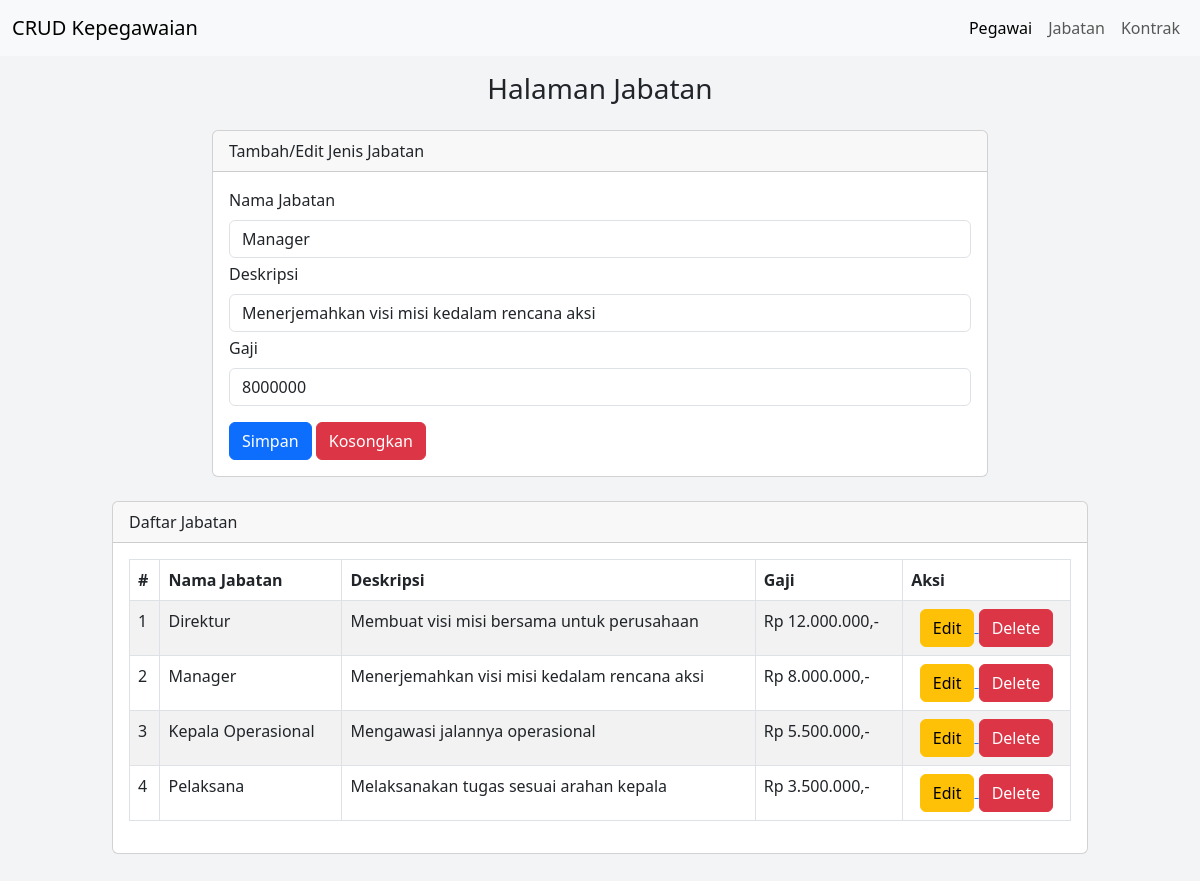
Screenshot of /jabatan.php?hal=edit&id=2 with the database file from the repository.
### tables this page shows
CREATE TABLE `jabatan` (
  `id_jabatan` int(11) NOT NULL,
  `nama_jabatan` varchar(50) NOT NULL,
  `deskripsi` varchar(100) NOT NULL,
  `gaji` bigint(8) NOT NULL
);

### jabatan.php (the view, shortened to what this page needs)
<?php
    include "inc/koneksi.php";
    if(isset($_GET['hal'])){
        if($_GET['hal'] == "edit"){
            $viewdata = mysqli_query($conn, "SELECT * FROM jabatan WHERE id_jabatan = '$_GET[id]' ");
            $data = mysqli_fetch_array($viewdata);
            if($data){
                $var_namajabatan = $data['nama_jabatan'];
                $var_deskripsi = $data['deskripsi'];
                $var_gaji = $data['gaji'];
            }
        }else if($_GET['hal'] == "delete"){
            $delete = mysqli_query($conn, "DELETE FROM jabatan WHERE id_jabatan = '$_GET[id]' ");
            if($delete){
                echo "<script>
                    alert('Hapus data Sukses!');
                    document.location='jabatan.php';
                </script>";
            }
        }
    }
?>
<!DOCTYPE html>
<html lang="en">
<head>
    <link href="https://cdn.jsdelivr.net/npm/bootstrap@5.3.0/dist/css/bootstrap.min.css" rel="stylesheet">
</head>
<body class="overflow-x-hidden">
    <section class="min-vh-100" style="background-color: #f3f4f5;">
        <?php include "inc/navbar.php";?>
        <div class="mt-3">
            <h3 class="row justify-content-center">Halaman Jabatan</h3>
        </div>
        <div class="mx-auto row justify-content-center">
        <div class="col-md-8">
            <div class="card mt-3 mb-2">
                <div class="card-header">
                    Tambah/Edit Jenis Jabatan
                </div>
                <div class="card-body">
                    <form action="" method="post">
                        <div class="mb-1">
                            <label for="tb_namajabatan" class="form-label">Nama Jabatan</label>
                            <input type="text" name="tb_namajabatan" value="<?=@$var_namajabatan?>" class="form-control">
                        </div>
                        <div class="mb-1">
                            <label for="tb_deskripsi" class="form-label">Deskripsi</label>
                            <input type="text" name="tb_deskripsi" value="<?=@$var_deskripsi?>" class="form-control">
                        </div>
                        <div class="mb-3">
                            <label for="tb_gaji" class="form-label">Gaji</label>
                            <input type="text" name="tb_gaji" value="<?=@$var_gaji?>" class="form-control">
                        </div>
                        <div>
                            <button type="submit" class="btn btn-primary" name="btn_simpan" >Simpan</button>
                            <button type="reset" class="btn btn-danger" name="btn_reset" >Kosongkan</button>
                        </div>
                    </form>
                </div>
            </div>
        </div>
        </div>
        <div class="mx-auto row justify-content-center pb-5">
        <div class="col-md-10">
            <div class="card mt-3 mb-2">
                <div class="card-header">
                    Daftar Jabatan
                </div>
                <div class="card-body overflow-x-auto">
                    <table class="table table-bordered table-striped">
                        <thead>
                            <tr>
                                <th>#</th>
                                <th>Nama Jabatan</th>
                                <th>Deskripsi</th>
                                <th>Gaji</th>
                                <th>Aksi</th>
                            </tr>
                        </thead>
                        <tbody>
                            <?php
                                $no=1;
                                $result = mysqli_query($conn, "SELECT * FROM jabatan");
                                while ($data = mysqli_fetch_array($result)) :
                            ?>
                                <tr>
                                    <td><?=$no++;?></td>
                                    <td><?=$data['nama_jabatan']?></td>
                                    <td><?=$data['deskripsi']?></td>
                                    <td>
                                        <?php
                                            $gaji = number_format($data['gaji'], 0, ',', '.');
                                            echo "Rp " . $gaji . ",-";
                                        ?>
                                    </td>
                                    <td class="text-center">
                                        <a href="jabatan.php?hal=edit&id=<?=$data['id_jabatan']?>">
                                            <button type="button" class="btn btn-warning">Edit</button>
                                        </a>
                                        <a href="jabatan.php?hal=delete&id=<?=$data['id_jabatan']?>">
                                            <button type="button" class="btn btn-danger">Delete</button>
                                        </a>
                                    </td>
                                </tr>
                            <?php endwhile;  ?>
                        </tbody>
                    </table>
                </div>
            </div>
        </div>
        </div>
    </section>
</body>
</html>

### rows the page displays
jabatan: tb_namajabatan "Manager", tb_deskripsi "Menerjemahkan visi misi kedalam rencana aksi", tb_gaji "8000000", nama_jabatan "Manager", deskripsi "Menerjemahkan visi misi kedalam rencana aksi", gaji "8.000.000"
jabatan: nama_jabatan "Direktur", deskripsi "Membuat visi misi bersama untuk perusahaan", gaji "12.000.000"
jabatan: nama_jabatan "Kepala Operasional", deskripsi "Mengawasi jalannya operasional", gaji "5.500.000"
jabatan: nama_jabatan "Pelaksana", deskripsi "Melaksanakan tugas sesuai arahan kepala", gaji "3.500.000"
